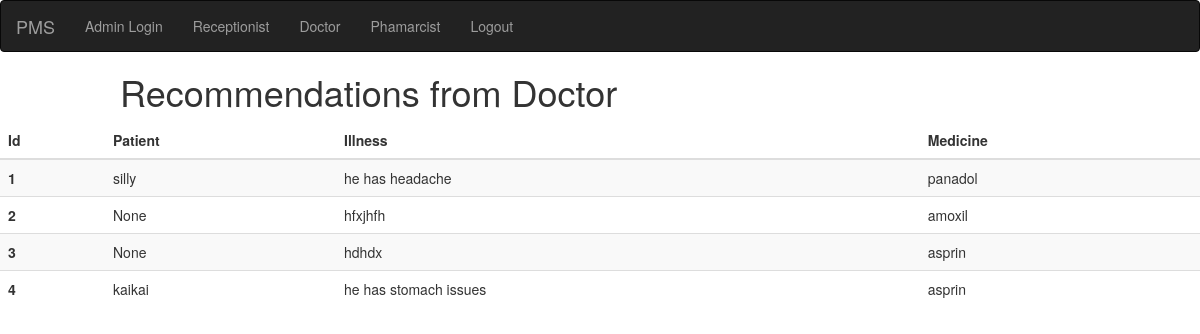
The page /view_recommendations/ on the database as committed earlier.
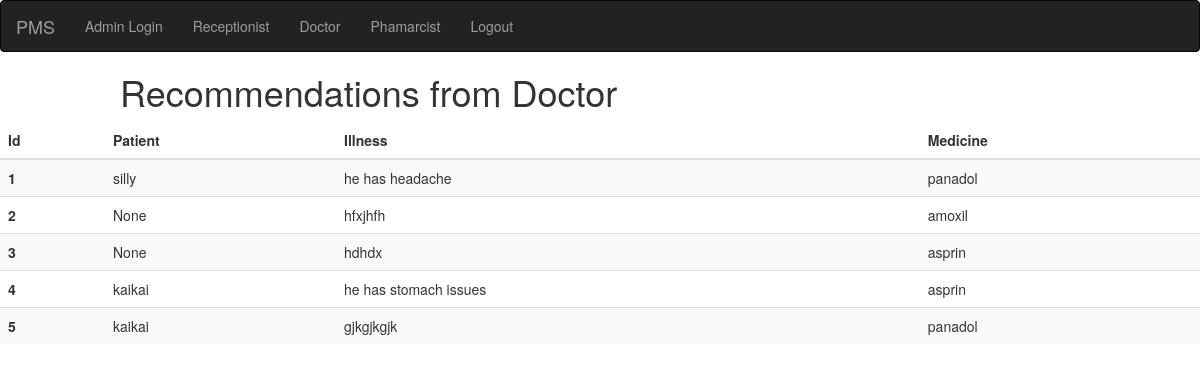
The same page on the database as committed later.
### patient/models.py (models this page shows)
class Recommendations(models.Model):
	medicine_choice = Choices('SELECT','asprin','amoxil','piriton','brufen','panadol','paracitamol')
	illness = models.TextField()
	medicine = models.CharField(max_length=100,choices=medicine_choice,
                              default=medicine_choice.SELECT)
	patient = models.ForeignKey(Patient,null=True, on_delete=models.CASCADE)

class Patient(models.Model):
    gender_choice = Choices('SELECT','male','female')
    Name = models.CharField(max_length=100)
    location = models.CharField(max_length=500 , blank=True , default='')
    Address = models.CharField(max_length=100 , default=None)
    Email = models.CharField(max_length=100 , default=None)
    Phone = models.CharField(max_length=100 , default=None)
    gender = models.CharField(max_length=100 , choices=gender_choice,default=gender_choice.SELECT)
    def __str__(self):
        return self.Name

### patient/views.py (the view)
# urls.py: path('view_recommendations/', views.view_recommendations, name='view_recommendations'),
def view_recommendations(request):
    context = {'view_recommendations': Recommendations.objects.all()}
    return render(request, "recommendation_list.html", context)

### patient/templates/recommendation_list.html
{% extends 'base.html' %}
{% block content %}
{% load static %}
      <h1 style="margin-left:120px;">Recommendations from Doctor</h1>
<table class="table table-striped" id="tabledel">
  <thead class="boarder-bottom font-weight-bold">
    <tr>
      <th scope="col">Id</th>
      <th scope="col">Patient</th>
      <th scope="col">Illness</th>
      <th scope="col">Medicine</th>
    </tr>
  </thead>
  <tbody>
  {% for pat in view_recommendations %}
      <tr>
      <th scope="row">{{pat.id}}</th>
      <td>{{pat.patient}}</td>
      <td>{{pat.illness}}</td>
      <td>{{pat.medicine}}</td>
    </tr>
  {% endfor %}
  </tbody>
</table>
{% endblock %}

### patient/templates/base.html (shortened to what this page needs)
{% load static %}
<!DOCTYPE html>
<html>
<head>
    <link rel="stylesheet" href="{% static 'css/bootstrap.min.css' %}">
    <link rel="stylesheet" href="{% static 'js/bootstrap.min.js' %}">
    <link rel="stylesheet" href="{% static 'js/bootstrap.bundle.min.js' %}">
    <link rel="stylesheet" href="{% static 'style.css' %}">
</head>
<body>
                        {% include 'nav.html' %}
                        {% block content %}
                        {% endblock %}
</body>
</html>

### patient/templates/nav.html
<nav class="navbar navbar-inverse">
      <div class="container-fluid">
        <div class="navbar-header">
          <a class="navbar-brand" href="{% url 'dashboard' %}">PMS</a>
        </div>
          <ul class="nav navbar-nav">
        <ul class="nav navbar-nav navbar-left">
            <li><a href='http://127.0.0.1:8000/admin'><span class=""> Admin Login</a></li></ul>
            <li><a href="{% url 'receptionist' %}">Receptionist</a></li>
            <li><a href="{% url 'doctor' %}">Doctor</a></li>
             <li><a href="{% url 'phamarcist' %}">Phamarcist</a></li>
        <ul class="nav navbar-nav navbar-right">
            <li><a href="{% url 'login' %}">Logout</a></li>
        </ul>
    </ul>
      </div>
    </nav>

Rows that differ between the two databases and show on the page:
added Recommendations: id "5", patient "kaikai", illness "gjkgjkgjk", medicine "panadol"
